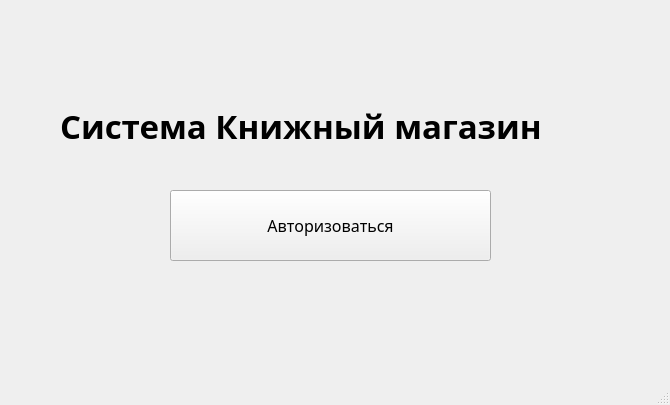
<?xml version="1.0" encoding="UTF-8"?>
<ui version="4.0">
 <class>MainWindow</class>
 <widget class="QMainWindow" name="MainWindow">
  <property name="geometry">
   <rect>
    <x>0</x>
    <y>0</y>
    <width>670</width>
    <height>405</height>
   </rect>
  </property>
  <property name="windowTitle">
   <string>MainWindow</string>
  </property>
  <widget class="QWidget" name="centralwidget">
   <widget class="QLabel" name="labelNameSystem">
    <property name="geometry">
     <rect>
      <x>60</x>
      <y>80</y>
      <width>581</width>
      <height>91</height>
     </rect>
    </property>
    <property name="font">
     <font>
      <family>Sitka Heading Semibold</family>
      <pointsize>25</pointsize>
      <bold>true</bold>
     </font>
    </property>
    <property name="text">
     <string>Система Книжный магазин</string>
    </property>
   </widget>
   <widget class="QPushButton" name="pushButtonAuth">
    <property name="geometry">
     <rect>
      <x>170</x>
      <y>190</y>
      <width>321</width>
      <height>71</height>
     </rect>
    </property>
    <property name="font">
     <font>
      <family>Sitka Text</family>
      <pointsize>12</pointsize>
     </font>
    </property>
    <property name="text">
     <string>Авторизоваться</string>
    </property>
   </widget>
  </widget>
  <widget class="QMenuBar" name="menubar">
   <property name="geometry">
    <rect>
     <x>0</x>
     <y>0</y>
     <width>670</width>
     <height>25</height>
    </rect>
   </property>
  </widget>
  <widget class="QStatusBar" name="statusbar"/>
 </widget>
 <resources/>
 <connections/>
</ui>
